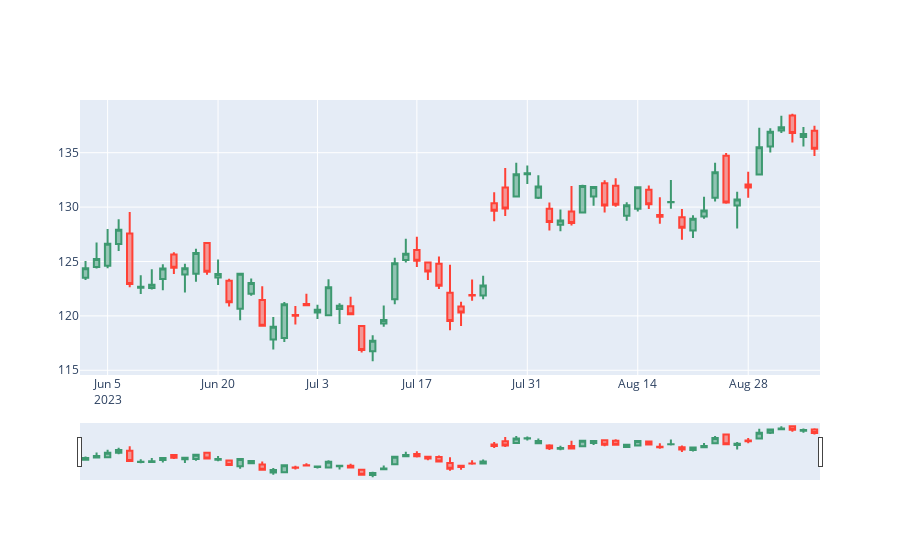
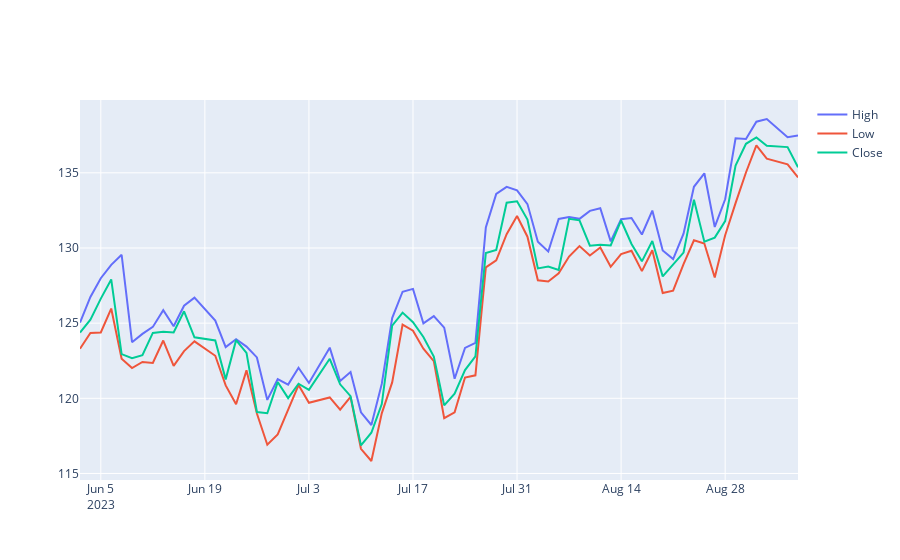

The code cell stored with these charts, in order, in its notebook:
### Code cell
import datetime
import statsmodels.api as sm

starting_time = datetime.date(2023, 6, 1)
ending_time = datetime.date.today() #+ datetime.timedelta(days = 30) #5)
#previous = starting_time - datetime.timedelta(weeks=1)

google = StockData("GOOG", starting_time, ending_time)
google.candlestick.show()
google.line.show()
